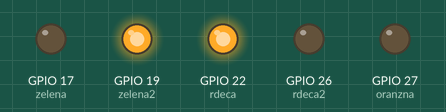
A program run on a simulated Raspberry Pi (BCM pin numbers). Shown: output pins drawn as LEDs (lit = HIGH).

Above: at 1.5 s.
At 3.5 s:
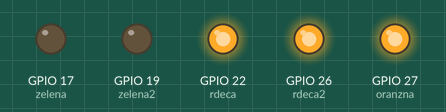
At 5.5 s:
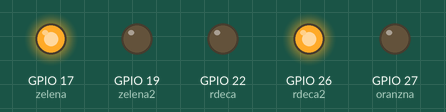
At 7.5 s:
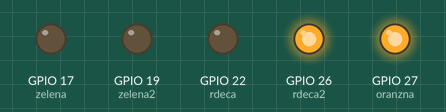
Timing chart, 0 to 10.4 s (numbered marks = the images above):
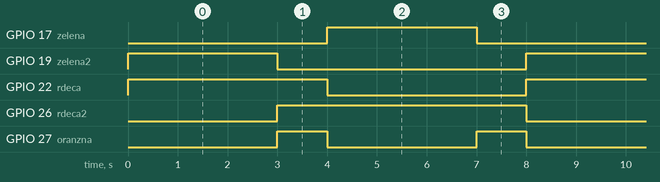

Measured:
- by itself, GPIO 17 (zelena), GPIO 19 (zelena2): alternates HIGH for 3.0 s and LOW for 5.0 s
- by itself, GPIO 22 (rdeca): alternates HIGH for 4.0 s and LOW for 4.0 s
- by itself, GPIO 26 (rdeca2): alternates HIGH for 5.0 s and LOW for 3.0 s
- by itself, GPIO 27 (oranzna): alternates HIGH for 1.0 s and LOW for 3.0 s

The program:

signalizacija6.py
```python
# encoding: utf-8
import gpiozero
import time

# semafor za avtomobile
zelena = gpiozero.LED(17)
rdeca = gpiozero.LED(22)
oranzna = gpiozero.LED(27)

# semafor za pešce
zelena2 = gpiozero.LED(19)
rdeca2 = gpiozero.LED(26)

while True:
    rdeca.on()
    oranzna.off()
    zelena.off()
    zelena2.on()
    rdeca2.off()
    time.sleep(3)

    oranzna.on()
    zelena2.off()
    rdeca2.on()
    time.sleep(1)

    rdeca.off()
    oranzna.off()
    zelena.on()
    time.sleep(3)

    oranzna.on()
    zelena.off()
    time.sleep(1)
```
